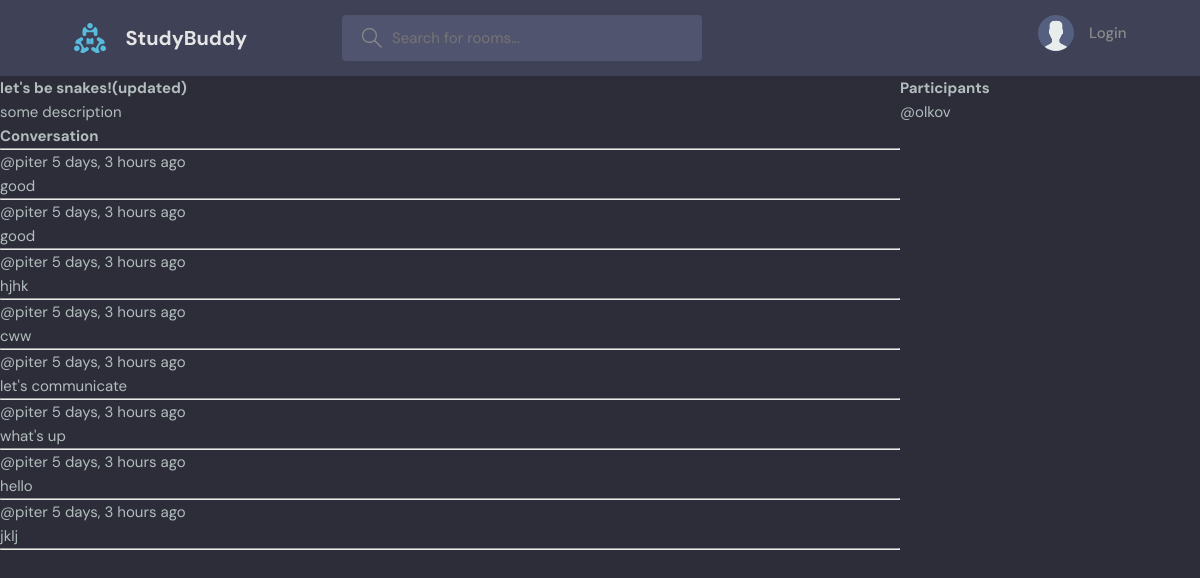
The page /room/10/ on the database its author committed.
### base/models.py (models this page shows, shortened)
class Room(models.Model):
    host = models.ForeignKey(User, on_delete=models.SET_NULL, null=True)
    topic = models.ForeignKey(Topic, on_delete=models.SET_NULL, null=True)
    name = models.CharField(max_length=200)
    description = models.TextField(null=True, blank=True)
    participants = models.ManyToManyField(User, related_name='participants', blank=True)
    updated = models.DateTimeField(auto_now=True)
    created = models.DateTimeField(auto_now_add=True)
    class Meta:
        ordering = ['-updated', '-created']

class Message(models.Model):
    user = models.ForeignKey(User, on_delete=models.CASCADE)
    room = models.ForeignKey(Room, on_delete=models.CASCADE)
    body = models.TextField()
    updated = models.DateTimeField(auto_now=True)
    created = models.DateTimeField(auto_now_add=True)
    class Meta:
        ordering = ['-updated', '-created']

### base/views.py (the view, shortened to what this page needs)
# urls.py: path('room/<int:pk>/', views.room, name='room'),
def room(request, pk):
    room = get_object_or_404(Room, pk=pk)
    room_messages = room.message_set.all()
    participants = room.participants.all()
    context = {
        "room": room,
        'room_messages': room_messages,
        'participants': participants
    }
    return render(request, 'base/room.html', context)

### base/templates/base/room.html (shortened to what this page needs)
{% extends 'main.html' %}
{% block content %}
    <div class="room-container">
        <div>
            <h1>
                {{ room.name }}
            </h1>
            <p>{{ room.description }}</p>
            <div class="comment-wrapper">
                <h3>Conversation</h3>
                <hr>
                {% for message in room_messages %}
                    <div>
                        <small>@{{ message.user }} {{ message.created|timesince }} ago</small>
                        <p>{{ message.body }}</p>
                        <hr>
                    </div>
                {% endfor %}
            </div>
        </div>
        <div>
            <h3>Participants</h3>
            {% for participant in participants %}
                <div>
                    <p>@{{ participant.username }}</p>
                </div>
            {% endfor %}
        </div>
    </div>
{% endblock %}

### static/styles/style.css (style rules this page uses)
:root { --color-main: #71c6dd; --color-main-light: #e1f6fb; --color-dark: #3f4156; --color-dark-medium: #51546e; --color-dark-light: #696d97; --color-light: #e5e5e5; --color-gray: #8b8b8b; --color-light-gray: #b2bdbd; --color-bg: #2d2d39; --color-success: #5dd693; --color-error: #fc4b0b; }
* { font-family: "DM Sans", -apple-system, BlinkMacSystemFont, "Segoe UI", Roboto, Oxygen, Ubuntu, Cantarell, "Open Sans", "Helvetica Neue", sans-serif; margin: 0; padding: 0; box-sizing: border-box; text-rendering: optimizeLegibility; font-size: inherit; }
html { font-size: 56.25%; }
@media only screen and (min-width: 1200px) { html { font-size: 62.5%; } }
body { line-height: 1.6; font-weight: 400; font-size: 1.5rem; color: var(--color-light-gray); background-color: var(--color-bg); min-height: 100vh; }

### base/templates/base/room.html (style rules this page uses)
.room-container { display: grid; grid-template-columns: 3fr 1fr; }

### rows shown on the page
Room: name "let's be snakes!(updated)", description "some description"
Message: user "piter", created "5 days, 3 hours", body "good"
Message: user "piter", created "5 days, 3 hours", body "good"
Message: user "piter", created "5 days, 3 hours", body "hjhk"
Message: user "piter", created "5 days, 3 hours", body "cww"
Message: user "piter", created "5 days, 3 hours", body "let's communicate"
Message: user "piter", created "5 days, 3 hours", body "what's up"
Message: user "piter", created "5 days, 3 hours", body "hello"
Message: user "piter", created "5 days, 3 hours", body "jklj"

### other values the page prints
{{ participant.username }} "olkov"
